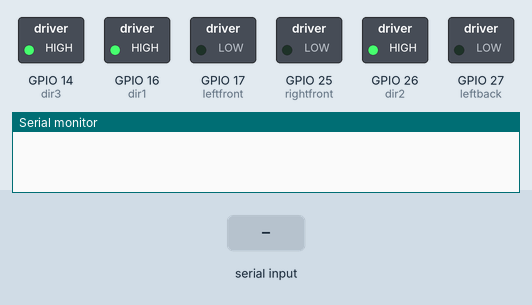
This sketch was run on a simulated ESP32. On the bench: switched loads named in the sketch (green lamp = pin HIGH), the last lines printed to the serial monitor. The test bench sets the inputs (shaded band). Nothing arrives over Bluetooth unless stated.

Above: at 1.2 s.
1.3 s: "forward\n" received over the second serial link
At 2.5 s:
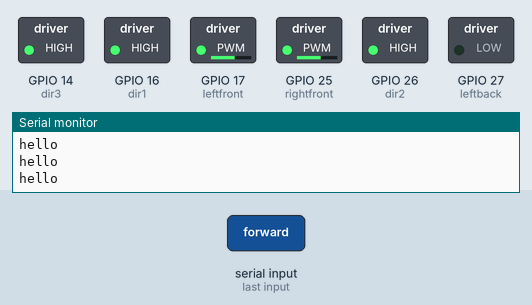
2.8 s: "back\n" received over the second serial link
At 3.7 s:
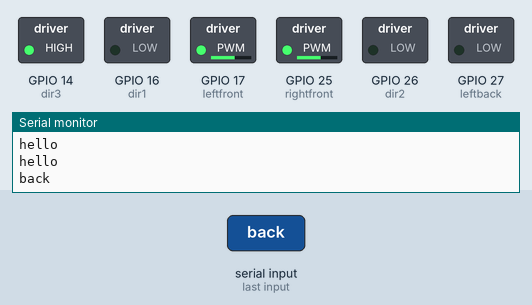
4.3 s: "left\n" received over the second serial link
At 4.8 s:
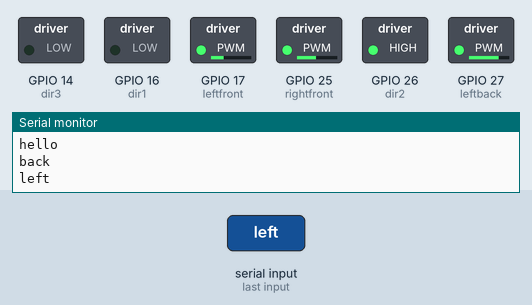
5.8 s: "right\n" received over the second serial link
At 7.0 s:
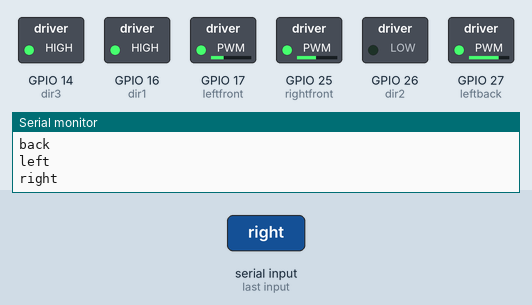
7.3 s: "rotate\n" received over the second serial link
At 8.3 s:
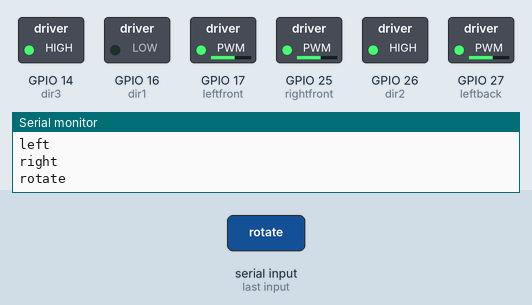
8.8 s: "stop\n" received over the second serial link
At 9.4 s:
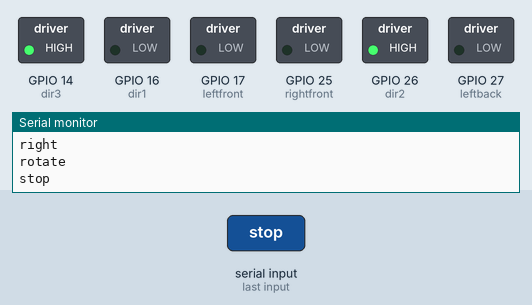
Timing chart, 0 to 11.3 s (numbered marks = the images above; inputs shaded):
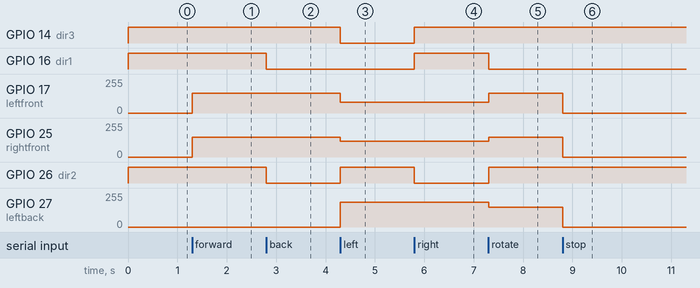

Measured:
- after the input at 1.3 s, GPIO 17 (leftfront), GPIO 25 (rightfront): 0/255 → 149/255 at once
- after the input at 2.8 s, GPIO 16 (dir1), GPIO 26 (dir2): HIGH → LOW at once
- after the input at 4.3 s, GPIO 14 (dir3): HIGH → LOW at once; GPIO 17 (leftfront): 149/255 → 80/255 at once; GPIO 25 (rightfront): 149/255 → 120/255 at once; GPIO 26 (dir2): LOW → HIGH at once; GPIO 27 (leftback): 0/255 → 187/255 at once
- after the input at 5.8 s, GPIO 14 (dir3), GPIO 16 (dir1): LOW → HIGH at once; GPIO 26 (dir2): HIGH → LOW at once
- after the input at 7.3 s, GPIO 16 (dir1): HIGH → LOW at once; GPIO 17 (leftfront): 80/255 → 149/255 at once; GPIO 25 (rightfront): 120/255 → 149/255 at once; GPIO 26 (dir2): LOW → HIGH at once; GPIO 27 (leftback): 187/255 → 149/255 at once
- after the input at 8.8 s, GPIO 17 (leftfront), GPIO 25 (rightfront), GPIO 27 (leftback): 149/255 → 0/255 at once

The sketch:

project_slave.ino
```cpp
#include "BluetoothSerial.h"
#include <String.h>
BluetoothSerial SerialBT;


String dir;

int dir1 = 16; //32
int leftfront = 17; //21

int dir2 = 26; //33
int rightfront = 25; //19

int dir3 = 14; //25
int leftback = 27; //18

int PWM = 150;
int count1 = 800;


const int freq = 5000;

const int ledChannel0 = 0;
const int ledChannel1 = 1;
const int ledChannel2 = 2;
const int ledChannel3 = 3;
const int ledChannel4 = 4;

const int resolution = 8;
void setup() {
  Serial.begin(115200);
  SerialBT.begin("ESP329"); // Set the name of this device
  pinMode(dir1, OUTPUT);   //FOR MOTOR
  ledcSetup(ledChannel0, freq, resolution);
  ledcAttachPin(leftfront, ledChannel0);


  pinMode(dir2, OUTPUT);
  ledcSetup(ledChannel1, freq, resolution);
  ledcAttachPin(rightfront, ledChannel1);


  pinMode(dir3, OUTPUT);
  ledcSetup(ledChannel2, freq, resolution);
  ledcAttachPin(leftback, ledChannel2);

}

void loop() {
  if (SerialBT.available()) {
    dir = SerialBT.readStringUntil('\n');
    Serial.println(dir);
  }
  if (dir == "forward") {

      digitalWrite(dir1, HIGH);        //LEFT MOTOR 137
      ledcWrite(0, PWM);

      digitalWrite(dir2, HIGH);        //LEFT MOTOR 137
      ledcWrite(1, PWM);

      digitalWrite(dir3, HIGH);        //LEFT MOTOR 137
      ledcWrite(2, 0);
      Serial.println("hello");
    }
    else if (dir == "back") {
      digitalWrite(dir1, LOW);        //LEFT MOTOR 137
      ledcWrite(0, PWM);

      digitalWrite(dir2, LOW);        //LEFT MOTOR 137
      ledcWrite(1, PWM);

      digitalWrite(dir3, HIGH);        //LEFT MOTOR 137
      ledcWrite(2, 0);
    }
    else if (dir == "left") {

      digitalWrite(dir1, LOW);        //LEFT MOTOR 137
      ledcWrite(0, PWM - 70);

      digitalWrite(dir2, HIGH);        //LEFT MOTOR 137
      ledcWrite(1, PWM - 30);

      digitalWrite(dir3, LOW);        //LEFT MOTOR 137
      ledcWrite(2, PWM + 38);

    }
    else if (dir == "right") {
      digitalWrite(dir1, HIGH);        //LEFT MOTOR 137
      ledcWrite(0, PWM - 70);

      digitalWrite(dir2, LOW);        //LEFT MOTOR 137
      ledcWrite(1, PWM - 30);

      digitalWrite(dir3, HIGH);        //LEFT MOTOR 137
      ledcWrite(2, PWM + 38);
    }
    else if (dir == "rotate") {

      digitalWrite(dir1, LOW);       //LEFT MOTOR 137
      ledcWrite(0, PWM);

      digitalWrite(dir2, HIGH);        //LEFT MOTOR 137
      ledcWrite(1, PWM);

      digitalWrite(dir3, HIGH);        //LEFT MOTOR 137
      ledcWrite(2, PWM);
    }
    else if (dir == "stop") {

      digitalWrite(dir1, LOW);       //LEFT MOTOR 137
      ledcWrite(0, 0);

      digitalWrite(dir2, HIGH);        //LEFT MOTOR 137
      ledcWrite(1, 0);

      digitalWrite(dir3, HIGH);        //LEFT MOTOR 137
      ledcWrite(2, 0);
    }
  else {


    digitalWrite(dir1, HIGH);        //LEFT MOTOR 137
    ledcWrite(0, 0);

    digitalWrite(dir2, HIGH);        //LEFT MOTOR 137
    ledcWrite(1, 0);

    digitalWrite(dir3, HIGH);        //LEFT MOTOR 137
    ledcWrite(2, 0);
  }
}
```
